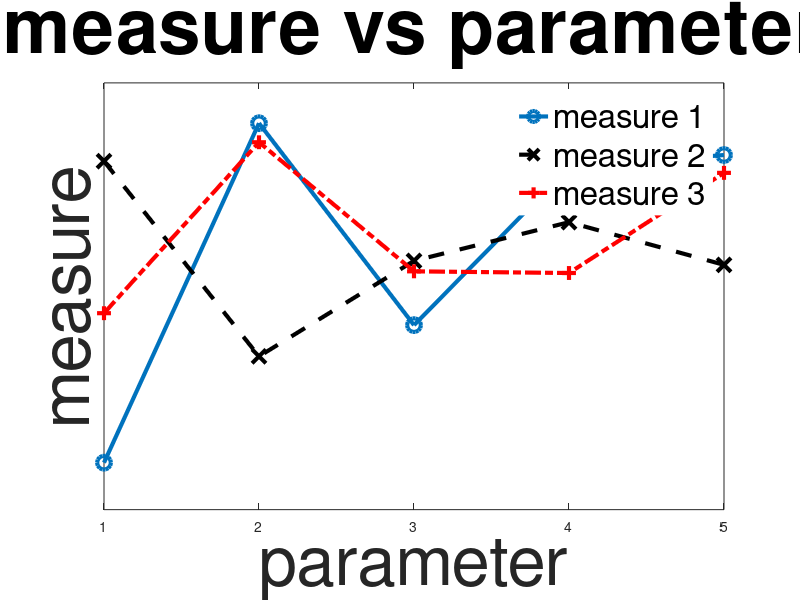

This chart was generated by the following MATLAB code:
%========================================================================
%     <imgpar1plotbutton.m>, v 1.0 2010/02/11 22:09:14  Kugiumtzis & Tsimpiris
%     This is part of the MATS-Toolkit http://eeganalysis.web.auth.gr/

%========================================================================
% Copyright (C) 2010 by Dimitris Kugiumtzis and Alkiviadis Tsimpiris 
%                       <dkugiu@gen.auth.gr>

%========================================================================
% Version: 1.0

% The FreeBSD Copyright:	
% Copyright 1992-2012 The FreeBSD Project. All rights reserved.	

% Redistribution and use in source and binary forms, with or without modification, 
% are permitted provided that the following conditions are met:	

% Redistributions of source code must retain the above copyright notice, 
% this list of conditions and the following disclaimer.	
% Redistributions in binary form must reproduce the above copyright notice, 
% this list of conditions and the following disclaimer in the documentation 
% and/or other materials provided with the distribution.	

% "THIS SOFTWARE IS PROVIDED BY THE FREEBSD PROJECT ``AS IS' AND ANY EXPRESS OR IMPLIED WARRANTIES,
% INCLUDING, BUT NOT LIMITED TO, THE IMPLIED WARRANTIES OF MERCHANTABILITY AND FITNESS FOR A PARTICULAR 
% PURPOSE ARE DISCLAIMED. IN NO EVENT SHALL THE FREEBSD PROJECT OR CONTRIBUTORS BE LIABLE FOR ANY DIRECT,
% INDIRECT, INCIDENTAL, SPECIAL, EXEMPLARY, OR CONSEQUENTIAL DAMAGES (INCLUDING, BUT NOT LIMITED TO, PROCUREMENT
% OF SUBSTITUTE GOODS OR SERVICES; LOSS OF USE, DATA, OR PROFITS; OR BUSINESS INTERRUPTION) HOWEVER CAUSED AND ON
% ANY THEORY OF LIABILITY, WHETHER IN CONTRACT, STRICT LIABILITY, OR TORT (INCLUDING NEGLIGENCE OR OTHERWISE) ARISING
% IN ANY WAY OUT OF THE USE OF THIS SOFTWARE, EVEN IF ADVISED OF THE POSSIBILITY OF SUCH DAMAGE."

% The views and conclusions contained in the software and documentation are those of the authors and should not
% be interpreted as representing official policies, either expressed or implied, of the FreeBSD Project.

%=========================================================================
% Reference : D. Kugiumtzis and A. Tsimpiris, "Measures of Analysis of Time Series (MATS): 
% 	          A Matlab  Toolkit for Computation of Multiple Measures on Time Series Data Bases",
%             Journal of Statistical Software, Vol. 33, Issue 5, 2010
% Link      : http://eeganalysis.web.auth.gr/
%========================================================================= 

 
clear all
ndata = 5;
nmea = 3;
randn('state',0);
meaM = randn(ndata,nmea);
buttonsize = [150 120];

h = figure(1);
clf
% axes('position',[0.12 0.16 0.80 0.65])
h1 = plot(meaM(:,1),'o-','Markersize',10,'linewidth',3);
hold on
plot(meaM(:,2),'x--k','Markersize',10,'linewidth',3)
plot(meaM(:,3),'+-.r','Markersize',10,'linewidth',3)
set(gca,'XTickLabelMode','Manual');
set(gca,'XTickLabel',num2str([1:ndata]'));
set(gca,'XTickMode','Manual');
set(gca,'XTick',[1:ndata]');
set(gca,'YTickLabelMode','Manual');
set(gca,'YTickLabel','');
set(gca,'YTickMode','Manual');
set(gca,'YTick',[]);
% leg = legend('measure 1','measure 2','measure 3','location','NorthEastOutside');
leg = legend('measure 1','measure 2','measure 3','location','Best');
set(leg,'EdgeColor',[1 1 1])
set(leg,'FontSize',24)
ax = axis;
xlabel('parameter','fontsize',50)
ylabel('measure','fontsize',50)
h = title('measure vs parameter','fontsize',55)
print -r300 -dbmp buttonparameterplot.bmp
